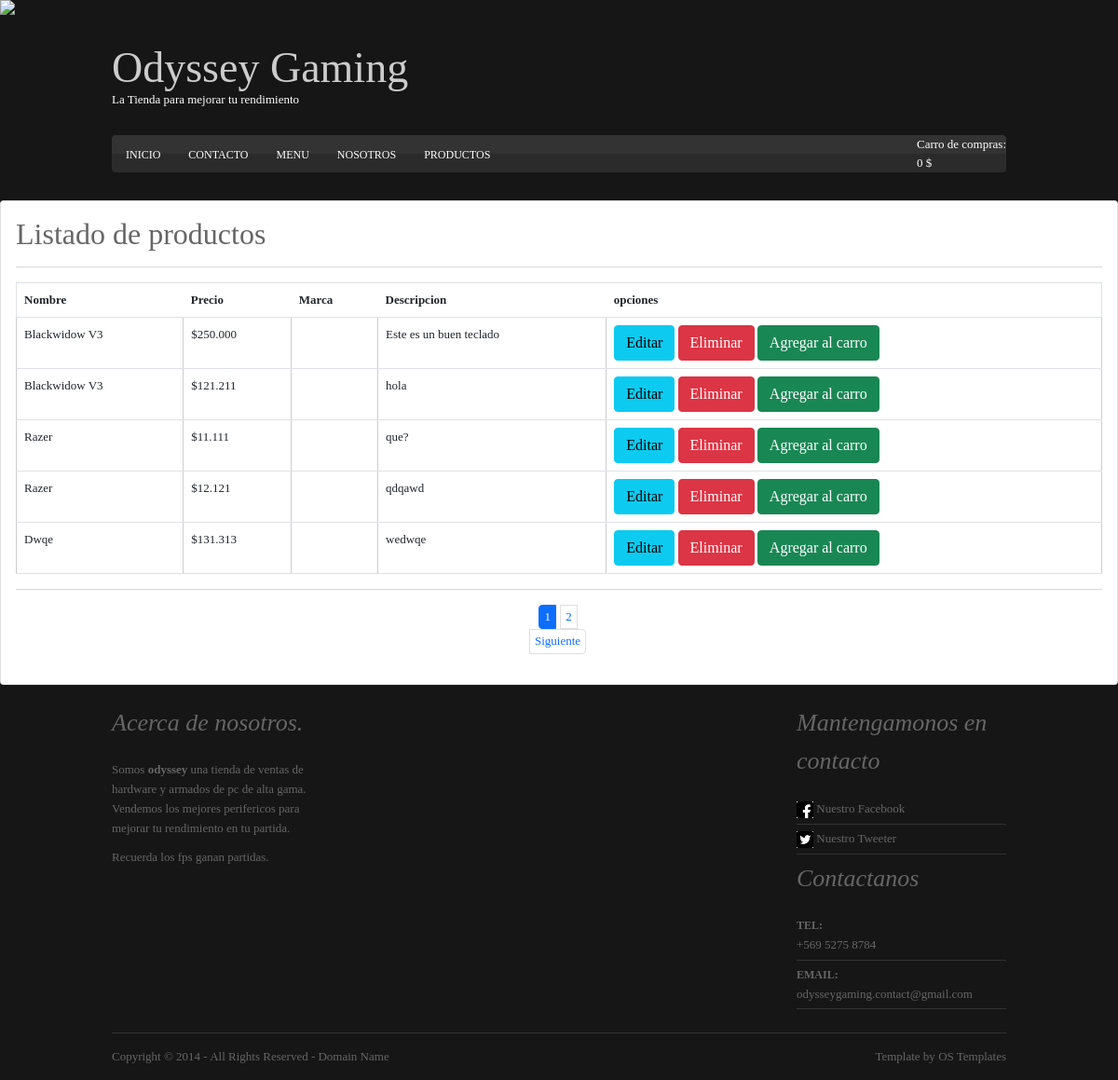
Screenshot of /listar-productos/ with the database file from the repository.
### app/models.py (models this page shows, shortened)
class Producto(models.Model):
    nombre = models.CharField(max_length=50)
    precio = models.IntegerField()
    descripcion = models.TextField()
    Proveedor = models.ForeignKey(Proveedor, on_delete=models.PROTECT)
    categoria = models.ForeignKey(Categoria, on_delete=models.PROTECT)
    imagen = models.ImageField(upload_to="productos", null=True)

### app/views.py (the view)
# urls.py: path('listar-productos/', listar_productos, name="listar_productos"),
def listar_productos(request):
    productos = Producto.objects.all()
    page = request.GET.get('page', 1)
    try:
        paginator = Paginator(productos, 5)
        productos = paginator.page(page)
    except:
        raise Http404
    data = {
        'entity': productos,
        'paginator': paginator
    }
    return render(request, 'app/producto/listar.html', data)

### carro/context_processor.py (called while the page is built)
def importe_total_carro(request):
    total=0
    if request.user.is_authenticated:
        for key, value in request.session["carro"].items():
            total=total+(float(value["precio"]))
    return {"importe_total_carro":total}

### app/templates/app/producto/listar.html (shortened to what this page needs)
{% extends 'app/base.html' %}
{% block contenido %} {% load humanize %}
<div class="card">
  <div class="card-body">
    <h2>Listado de productos</h2>
    <hr>
    <table class="table table-stripped table-hover table-responsive-sm">
      <tr>
        <th>Nombre</th>
        <th>Precio</th>
        <th>Marca</th>
        <th>Descripcion</th>
        <th>opciones</th>
      </tr>
      {% for p in entity %}
      <tr>
        <td>{{ p.nombre | title }}</td>
        <td>${{ p.precio | intcomma }}</td>
        <td>{{ p.Proveedor | title }}</td>
        <td>{{ p.descripcion }}</td>
        <td>
            <a href="{% url 'modificar_producto' p.id %}" class="btn btn-info">Editar</a>
            <a href="#" onclick="eliminarProducto({{ p.id }})" class="btn btn-danger">Eliminar</a>
            <a href="{% url 'carro:agregar_carro' p.id %}" class="btn btn-success">Agregar al carro</a>
        </td>
      </tr>
      {% endfor %}
    </table>
    <hr>
    <div>
      {% include 'app/paginator.html' %}
    </div>
  </div>
</div>
{% endblock %}

### app/static/app/css/layout.css (style rules this page uses)
html { overflow-y:scroll; }
body { margin:0; padding:0; font-size:13px; font-family:Georgia, "Times New Roman", Times, serif; color:#666666; background-color:#161616; }
a { outline:none; text-decoration:none; }

### app/static/app/css/tables.css (style rules this page uses)
table { width:100%; border-collapse:collapse; table-layout:auto; vertical-align:top; margin-bottom:15px; border:1px solid #CCCCCC; }
table tbody td { vertical-align:top; border-collapse:collapse; border-left:1px solid #CCCCCC; border-right:1px solid #CCCCCC; }
table thead th, table tbody td { padding:5px; border-collapse:collapse; }

### rows the page displays
Producto: nombre "Blackwidow V3", precio "250.000", descripcion "Este es un buen teclado"
Producto: nombre "Blackwidow V3", precio "121.211", descripcion "hola"
Producto: nombre "Razer", precio "11.111", descripcion "que?"
Producto: nombre "Razer", precio "12.121", descripcion "qdqawd"
Producto: nombre "Dwqe", precio "131.313", descripcion "wedwqe"

### other values shown
{{ importe_total_carro }} "0"
{{ page }} "1" "2"
